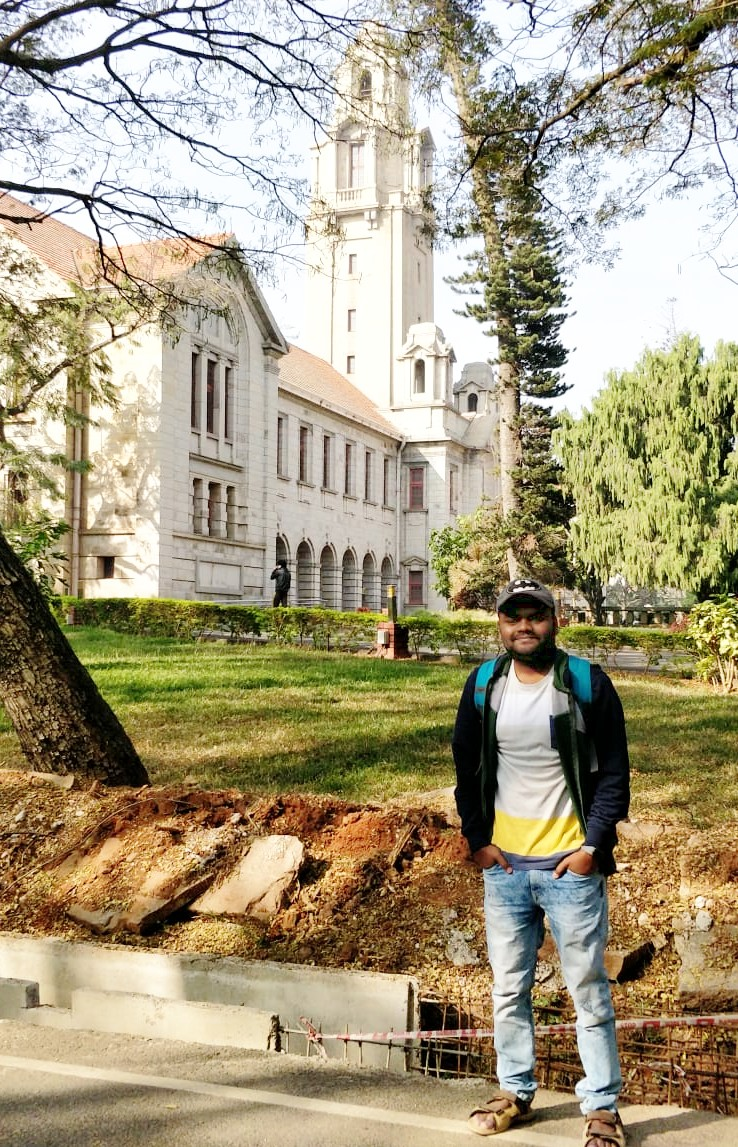
#> input picture pic.jpg, 738 x 1147 px
$ python image_rotation.py
#> lines starting #> are read from the running program, lines starting #| are printed output that depends on the picture
import cv2
import numpy as np
import math
import matplotlib.pyplot as plt

def affine_traformation_rotation(img, rotationAngle):

    center = tuple(np.array(img.shape[0:2]) / 2)
    rot_mat = cv2.getRotationMatrix2D(center, rotationAngle, 1.0)
    return cv2.warpAffine(img, rot_mat, img.shape[0:2], flags=cv2.INTER_NEAREST)

# Used basic formula to rotate an image. Affine trasformation uses advanced way to get
# quality output.
def rotate_image_without_interpolation(img, rotationAngle):

    # Source image dimensions
    h = img.shape[0]
    w = img.shape[1]

    # Finding center of the source image
    xm, ym = tuple(np.array(img.shape[0:2]) / 2)

    # Declaring empty numpy array to store output pixcels
    rotate_img = np.zeros((w, h))

    for i in range(0, h):
        for j in range(0, w):
            try:
                new_x_position = math.floor((i - xm) * math.cos(rotationAngle) - (j-ym) * math.sin(rotationAngle) + xm)
                new_y_position = math.floor((i - xm) * math.sin(rotationAngle) + (j-ym) * math.cos(rotationAngle) + ym)

                rotate_img[new_x_position, new_y_position] = img[i, j]

            except IndexError:
                pass

    return rotate_img

def image_show(img):
    cv2.imshow("OrgImg", img)
    cv2.waitKey(0)
    cv2.destroyAllWindows()

# Reading image
img = cv2.imread("../pic.jpg", cv2.IMREAD_GRAYSCALE)
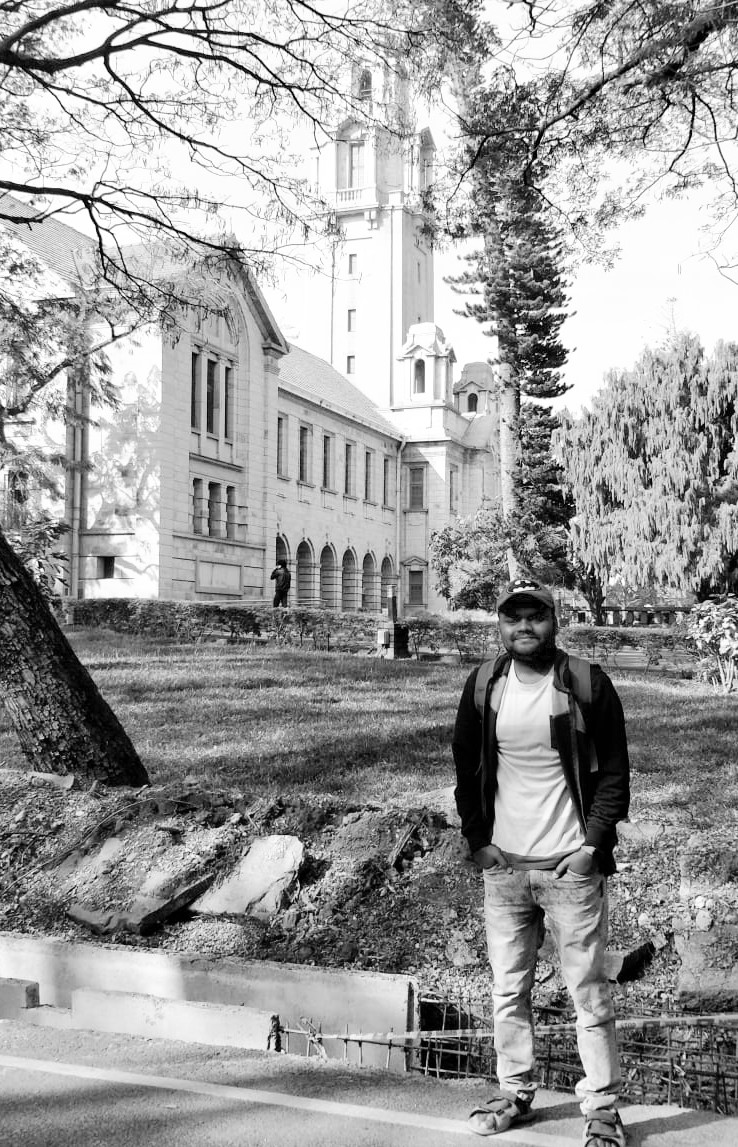
#> img: shape (1147, 738); min 0, max 255, mean 156.5

# Rotating image without interpolation
img_without_interpolation = rotate_image_without_interpolation(img, math.pi/4)
#> after the loop in rotate_image_without_interpolation, `for i in range(0, h):`:
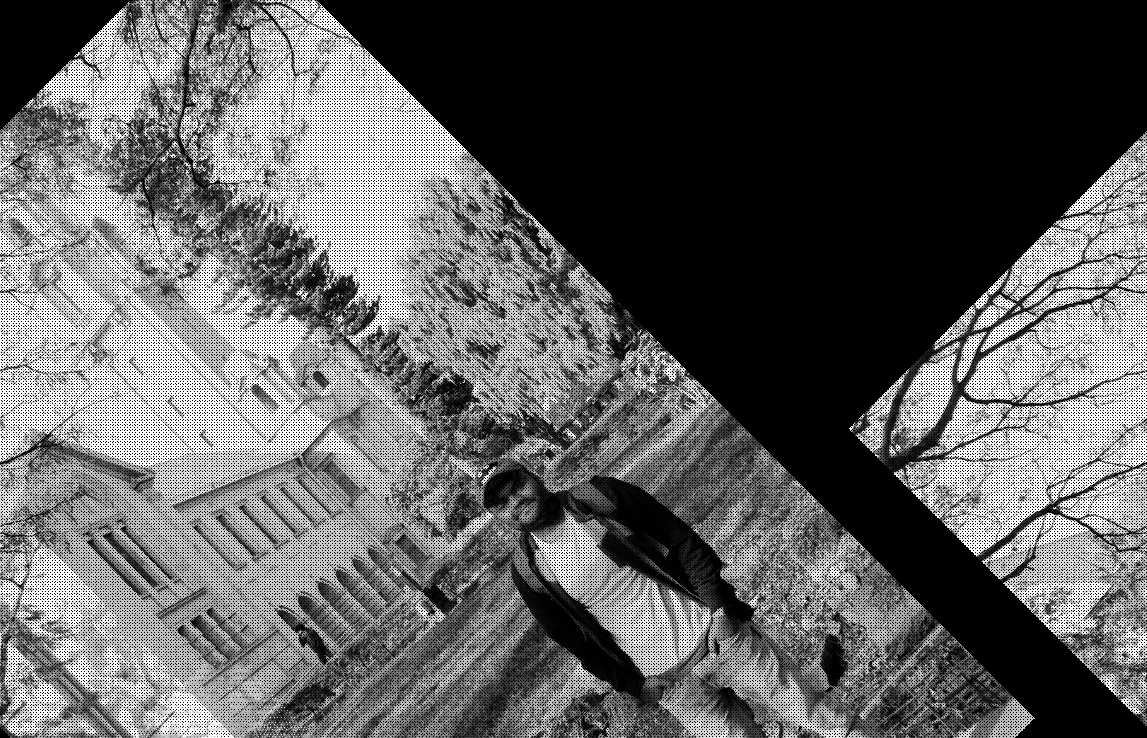
#> rotate_img: shape (738, 1147) float64; min 0, max 255, mean 95.5

# Rotating image using affine transformation
img_with_interpolation = affine_traformation_rotation(img, 45)
#> in affine_traformation_rotation, `return cv2.warpAffine(img, rot_mat, img.shape[0:2], flags=cv2.INTER_NE..`:
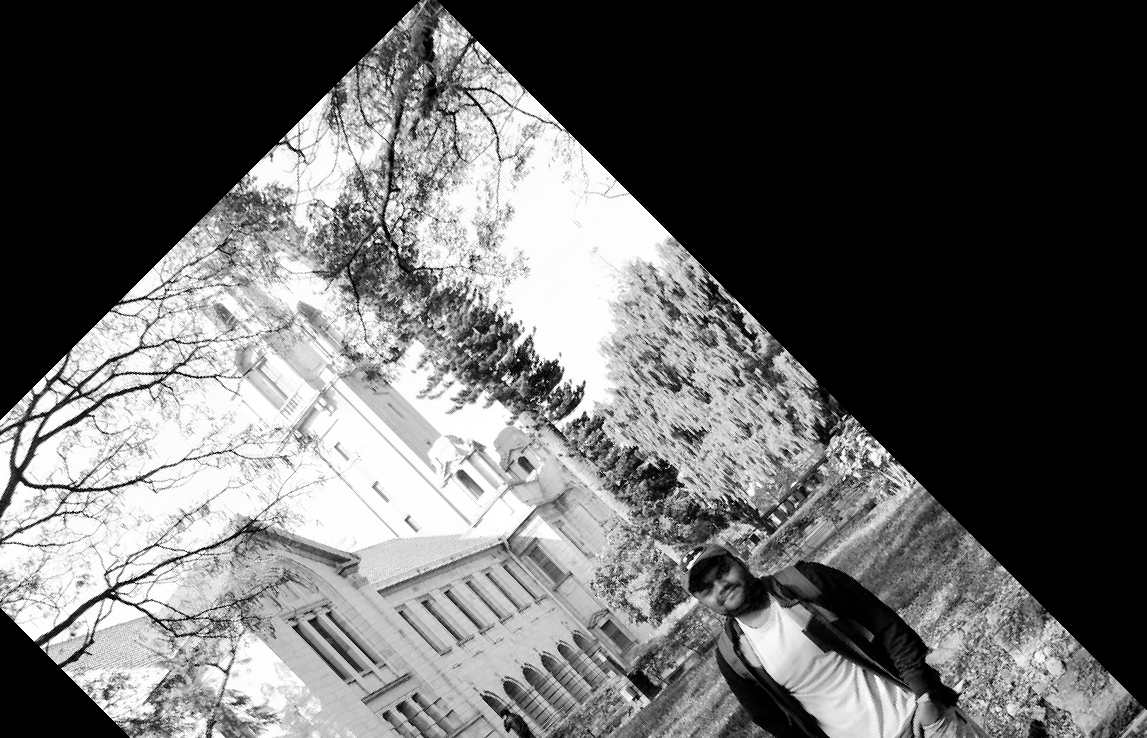
#> returned value: shape (738, 1147); min 0, max 255, mean 100.9

fig = plt.figure(figsize=(12, 10))
ax1 = fig.add_subplot(2, 2, 1)
ax1.title.set_text("Actual Image")
ax1.imshow(img, cmap='gray')

ax2 = fig.add_subplot(2, 2, 2)
ax2.title.set_text("Rotated Image with Affine Transformation(with interpolation)")
ax2.imshow(img_with_interpolation, cmap='gray')

ax3 = fig.add_subplot(2, 2, 3)
ax3.title.set_text("Rotated Image without Interpolation")
ax3.imshow(img_without_interpolation, cmap='gray')

ax4 = fig.add_subplot(2, 2, 4)
ax4.title.set_text("Rotated Image with Interpolation")
# Apply interpolation while displaying image
ax4.imshow(img_without_interpolation, cmap='gray', interpolation='bicubic')

plt.show(block=True)
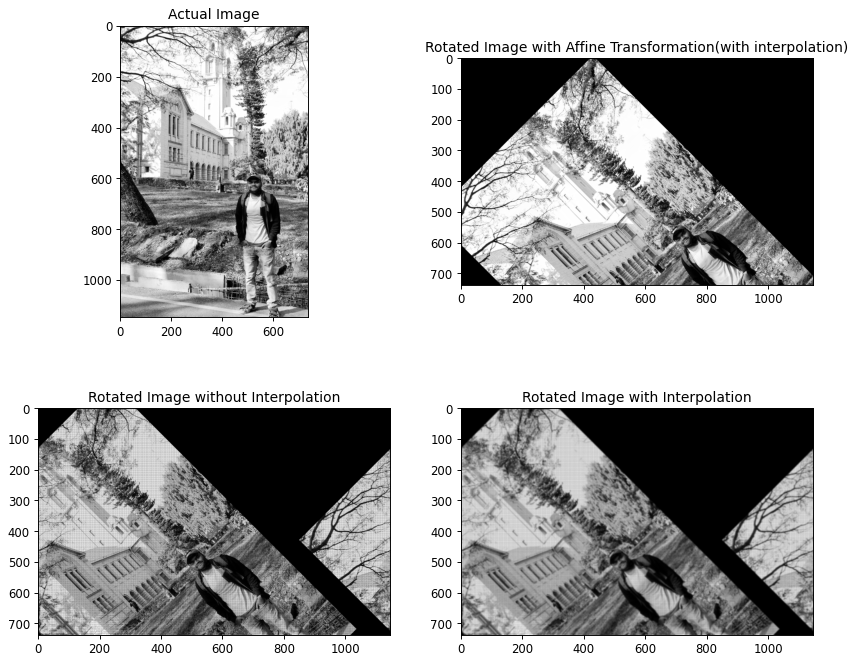
#> figure drawn by matplotlib, 4 panels
